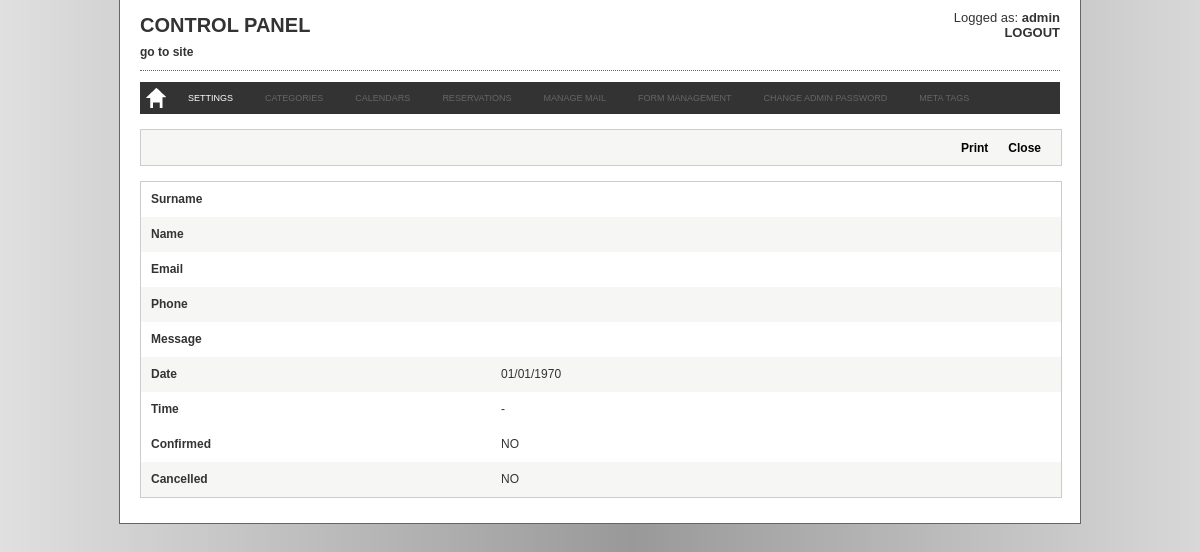
The app's page /admin/reservation_detail.php (signed in) with its own data.
### tables this page shows
CREATE TABLE `booking_texts` (
  `text_id` int(11) unsigned NOT NULL AUTO_INCREMENT,
  `page_id` int(11) NOT NULL,
  `text_label` varchar(255) NOT NULL DEFAULT '',
  `text_value` text NOT NULL,
  PRIMARY KEY (`text_id`)
);

### admin/common.php (called while the page is built, shortened)
<?php
include_once dirname(__FILE__).'/class/settings.class.php';
$settingObj = new setting();
include_once dirname(__FILE__).'/class/slot.class.php';
include_once dirname(__FILE__).'/class/reservation.class.php';
include_once dirname(__FILE__).'/class/lang.class.php';
$slotsObj = new slot();
$reservationObj = new reservation();
$langObj = new lang();
?>

### admin/class/lang.class.php (called while the page is built, shortened)
<?php
class lang {
	private function doLanguageQuery($label) {
		$languageQry = mysql_query("SELECT * FROM booking_texts WHERE text_label='".mysql_real_escape_string($label)."'");
		return stripslashes(mysql_result($languageQry,0,'text_value'));
	}
	public function getLabel($label) {
		return lang::doLanguageQuery($label);
	}
}
?>

### admin/class/settings.class.php (called while the page is built, shortened)
<?php
class setting {
	private function doSettingQuery($setting) {
		$settingQry = mysql_query("SELECT * FROM booking_config WHERE config_name='".mysql_real_escape_string($setting)."'");
		return mysql_result($settingQry,0,'config_value');
	}
	public function getReservationConfirmationMode() {
		return setting::doSettingQuery('reservation_confirmation_mode');
	}
	public function getSiteDomain() {
		return setting::doSettingQuery('site_domain');
	}
	public function getVisibleFields() {
		$list=setting::doSettingQuery('visible_fields');
		$arrFields = explode(",",$list);
		return $arrFields;
	}
}
?>

### admin/class/reservation.class.php (called while the page is built, shortened)
<?php
class reservation {
	private static $reservationQry;
	public function setReservation($id) {
		$reservationQry = mysql_query("SELECT * FROM booking_reservation WHERE reservation_id = '".mysql_real_escape_string($id)."'");
		$reservationRow = mysql_fetch_array($reservationQry);
		reservation::$reservationQry = $reservationRow;
	}
	public function getReservationCalendarId() {
		return reservation::$reservationQry["calendar_id"];
	}
	public function getReservationConfirmed() {
		return reservation::$reservationQry["reservation_confirmed"];
	}
	public function getReservationCancelled() {
		return reservation::$reservationQry["reservation_cancelled"];
	}
}
?>

### admin/class/slot.class.php (called while the page is built, shortened)
<?php
class slot {
	private static $slotQry;
	public function setSlot($id) {
		$slotQry = mysql_query("SELECT * FROM booking_slots WHERE slot_id = '".mysql_real_escape_string($id)."'");
		$slotRow = mysql_fetch_array($slotQry);
		slot::$slotQry = $slotRow;
	}
	public function getSlotDate() {
		return slot::$slotQry["slot_date"];
	}
}
?>

### admin/reservation_detail.php (the view, shortened to what this page needs)
<?php
include 'common.php';
include 'include/header.php';
$reservationObj->setReservation($_GET["reservation_id"]);
$slotsObj->setSlot($reservationObj->getReservationSlotId());
?>
<div id="top_bg_container_all">
    <div id="container_all">
        <div id="container_content">
			<?php
			include 'include/menu.php';
			?>
            <div id="action_bar">
                <div id="action"><a href="reservation.php?calendar_id=<?php echo $reservationObj->getReservationCalendarId(); ?>"><?php echo $langObj->getLabel("RESERVATIONS_CLOSE"); ?></a></div>
                <div id="action"><a onClick="printDiv('detail_page')"><?php echo $langObj->getLabel("RESERVATIONS_PRINT"); ?></a></div>
            </div>
            <div>
            <div class="detail_page" id="detail_page">
            	<?php
				if(in_array("reservation_surname",$settingObj->getVisibleFields())) {
					?>
					<div id="title_row_detail" class="alternate_table_row_white">
						<?php echo $langObj->getLabel("RESERVATION_SURNAME_LABEL"); ?>
					</div>
					<div id="row_detail" class="alternate_table_row_white">
					</div>
					<?php
				}
				if(in_array("reservation_name",$settingObj->getVisibleFields())) {
					?>
					<div id="title_row_detail" class="alternate_table_row_grey">
					   <?php echo $langObj->getLabel("RESERVATION_NAME_LABEL"); ?>
					</div>
					<div id="row_detail" class="alternate_table_row_grey">
					</div>
                    <?php
				}
				if(in_array("reservation_email",$settingObj->getVisibleFields())) {
					?>
					<div id="title_row_detail" class="alternate_table_row_white">
						<?php echo $langObj->getLabel("RESERVATION_EMAIL_LABEL"); ?>
					</div>
					<div id="row_detail" class="alternate_table_row_white">
					</div>
					<?php
				}
				if(in_array("reservation_phone",$settingObj->getVisibleFields())) {
					?>
					<div id="title_row_detail" class="alternate_table_row_grey">
					   <?php echo $langObj->getLabel("RESERVATION_PHONE_LABEL"); ?>
					</div>
					<div id="row_detail" class="alternate_table_row_grey">
					</div>
					<?php
				}
				if(in_array("reservation_message",$settingObj->getVisibleFields())) {
					?>
					<div id="title_row_detail" class="alternate_table_row_white">
					   <?php echo $langObj->getLabel("RESERVATION_MESSAGE_LABEL"); ?>
					</div>
					<div id="row_detail" class="alternate_table_row_white">
					</div>
					<?php
				}
					?>
                <div id="title_row_detail" class="alternate_table_row_grey">
                   <?php echo $langObj->getLabel("RESERVATION_DATE_LABEL"); ?>
                </div>
                <div id="row_detail" class="alternate_table_row_grey">
                	<?php
					if($settingObj->getDateFormat() == "UK") {
						$dateToSend = strftime('%d/%m/%Y',strtotime($slotsObj->getSlotDate()));
					} else if($settingObj->getDateFormat() == "EU") {
						$dateToSend = strftime('%Y/%m/%d',strtotime($slotsObj->getSlotDate()));
					} else {
						$dateToSend = strftime('%m/%d/%Y',strtotime($slotsObj->getSlotDate()));
					}
					?>
					<?php echo $dateToSend; ?>
                </div>
                <div id="title_row_detail" class="alternate_table_row_white">
                   <?php echo $langObj->getLabel("RESERVATION_TIME_LABEL"); ?>
                </div>
                <div id="row_detail" class="alternate_table_row_white">
			<?php
					if($settingObj->getTimeFormat() == "12") {
						$slotTimeFrom = date('h:i a',strtotime(substr($slotsObj->getSlotTimeFrom(),0,5)));
					} else {
						$slotTimeFrom = substr($slotsObj->getSlotTimeFrom(),0,5);
					}
					if($settingObj->getTimeFormat() == "12") {
						$slotTimeTo = date('h:i a',strtotime(substr($slotsObj->getSlotTimeTo(),0,5)));
					} else {
						$slotTimeTo = substr($slotsObj->getSlotTimeTo(),0,5);
					}
					echo $slotTimeFrom." - ".$slotTimeTo;
					?>
                </div>
                <div id="title_row_detail" class="alternate_table_row_white">
                   <?php echo $langObj->getLabel("RESERVATION_CONFIRMED_LABEL"); ?>
                </div>
                <div id="row_detail" class="alternate_table_row_white">
                    <?php
					if($reservationObj->getReservationConfirmed() == 1) {
						echo $langObj->getLabel("RESERVATION_CONFIRMED_YES");
					} else {
						echo $langObj->getLabel("RESERVATION_CONFIRMED_NO");
					}
					?>
                </div>
                <div id="title_row_detail" class="alternate_table_row_grey">
                   <?php echo $langObj->getLabel("RESERVATIONS_CANCELLED"); ?>
                </div>
                <div id="row_detail" class="alternate_table_row_grey">
                    <?php
					if($reservationObj->getReservationCancelled() == 1) {
						echo $langObj->getLabel("RESERVATION_CONFIRMED_YES");
					} else {
						echo $langObj->getLabel("RESERVATION_CONFIRMED_NO");
					}
					?>
                </div>
                </div>
             </div>
        	<div id="rowspace"></div>
        </div>
    </div>
</div>
<?php
include 'include/footer.php';
?>

### admin/include/menu.php (shortened to what this page needs)
<div id="header_container">
	<?php
    if(isset($_SESSION["admin_id"]) && $_SESSION["admin_id"] != 0) {
	?>
        <div class="header_left">
            <div class="header_title"><h1><?php echo $langObj->getLabel("MENU_CONTROL_PANEL_TITLE"); ?></h1></div>
            <div class="link_website"><a href="../" target="_blank"><?php echo $langObj->getLabel("MENU_GO_TO_SITE"); ?></a></div>
        </div>
        <div class="header_identity_container">
            <div class="header_identity"><?php echo $langObj->getLabel("MENU_LOGGED_AS"); ?> <strong><?php echo $_SESSION["admin_name"]?></strong></div>
            <div class="header_logout"><strong><a href="logout.php"><?php echo $langObj->getLabel("MENU_LOGOUT"); ?></a></strong></div>
        </div>
        <div class="line_dotted"></div>
    <?php
	}
	?>
</div>
<div id="menu_container">
    <div id="menu">
    <ul>
        <?php
        if(isset($_SESSION["admin_id"]) && $_SESSION["admin_id"] != 0) {
		?>
        	<li><a href="welcome.php" class="home_button"></a></li>
            <?php
			if($settingObj->getReservationConfirmationMode() == 0 && $settingObj->getSiteDomain() == '') {
				?>
                <li><a href="configuration.php" <?php if(stristr($_SERVER["SCRIPT_NAME"],"configuration.php")) { echo "style='background-color: #666;'"; }?>><?php echo $langObj->getLabel("MENU_SETTINGS"); ?></a></li>
                <li><a href="#" style='color: #666;'><?php echo $langObj->getLabel("MENU_CATEGORIES"); ?></a></li>
                <li><a href="#" style='color: #666;'><?php echo $langObj->getLabel("MENU_CALENDARS"); ?></a></li>
				<li><a href="#" style='color: #666;'><?php echo $langObj->getLabel("MENU_RESERVATIONS"); ?></a></li>
                <li><a href="#" style='color: #666;'><?php echo $langObj->getLabel("MENU_MANAGE_MAIL"); ?></a></li>
				<li><a href="#" style='color: #666;'><?php echo $langObj->getLabel("MENU_FORM_MANAGEMENT"); ?></a></li>
				<li><a href="#" style='color: #666;'><?php echo $langObj->getLabel("MENU_CHANGE_ADMIN_PASSWORD"); ?></a></li>
                <li><a href="#" style='color: #666;'><?php echo $langObj->getLabel("MENU_META_TAGS"); ?></a></li>
				<?php
			}
			?>
        <?php
		}
		?>
    </ul>
   </div>
</div>

### admin/css/style.css (style rules this page uses)
body { background: url(../images/bg.png) top center repeat-y; padding: 0px; margin: 0px; font-family:Arial, Helvetica, sans-serif; font-size:12px; color:#333; }
h1 { font-size: 20px; font-weight: bold; margin: 0px; padding: 0px; }
#top_bg_container_all { padding: 0px; margin: 0px; height: 73px; }
#container_all { width: 960px; border: 1px solid #666; border-top: none; margin-left: auto; margin-right: auto; background: #fff; }
#container_content { width: 920px; margin-left: auto; margin-right: auto; }
.alternate_table_row_white { background-color:#FFFFFF; }
.alternate_table_row_grey { background-color:#F6F6F5; }
#action_bar { width:920px; height:35px; background-color:#F6F6F5; border: 1px solid #CCCCCC; margin:auto; margin-top: 15px; }
#action { float:right; margin-right: 20px; margin-top:11px; margin-bottom:11px; font-weight:bold; }
#action a { text-decoration:none; color:#000; cursor:pointer; }
.header_left { float: left; }
.header_title { width: 500px; height: 35px; line-height: 50px; }
.link_website { height: 20px; padding: 10px 0 5px; font-weight: bold; }
.link_website a { color: #333; text-decoration: none; font-weight: bold; }
.header_identity_container { float: right; text-align: right; font-size: 13px; }
.header_identity { margin-top: 10px; }
.header_logout a { text-decoration: none; color: #333; }
.line_dotted { width: 920px; height: 1px; border-top: 1px dotted #666666; }
#menu_container { width: 920px; height: 32px; margin-top: 10px; margin-left: auto; margin-right: auto; background: #333; z-index: 100; }
#menu { padding:0; margin:0; }
#menu ul { padding:0; margin:0; }
#menu li { position: relative; float: left; list-style: none; margin: 0; padding:0; font-size:9px; }
#menu li a { height: 32px; display: block; padding: 0 16px; text-decoration:none; text-align: center; line-height: 32px; background-color: #333; color: #fff; cursor: pointer; }
.home_button { height: 32px; background-image: url(../images/buttons/home.png); background-position: top left; }
#rowspace { clear: both; height:25px; }
.detail_page { margin:auto; width:920px; background-color:#F6F6F5; border: 1px solid #CCCCCC; margin-top:15px; margin-bottom:0px; height:auto; }
#title_row_detail { padding-left: 10px; width: 350px; height: 35px; float: left; line-height: 35px; font-weight:bold; }
#row_detail { width:560px; height:35px; line-height: 35px; float: left; }

### records on screen
booking_texts: text_value "CONTROL PANEL"
booking_texts: text_value "go to site"
booking_texts: text_value "Logged as:"
booking_texts: text_value "LOGOUT"
booking_texts: text_value "SETTINGS"
booking_texts: text_value "CATEGORIES"
booking_texts: text_value "CALENDARS"
booking_texts: text_value "RESERVATIONS"
booking_texts: text_value "MANAGE MAIL"
booking_texts: text_value "FORM MANAGEMENT"
booking_texts: text_value "CHANGE ADMIN PASSWORD"
booking_texts: text_value "META TAGS"
booking_texts: text_value "Close"
booking_texts: text_value "Print"
booking_texts: text_value "Surname"
booking_texts: text_value "Name"
booking_texts: text_value "Email"
booking_texts: text_value "Phone"
booking_texts: text_value "Message"
booking_texts: text_value "Date"
booking_texts: text_value "Time"
booking_texts: text_value "Confirmed"
booking_texts: text_value "NO"
booking_texts: text_value "Cancelled"

### other values on screen
$_SESSION["admin_name"] "admin"
$dateToSend "01/01/1970"
